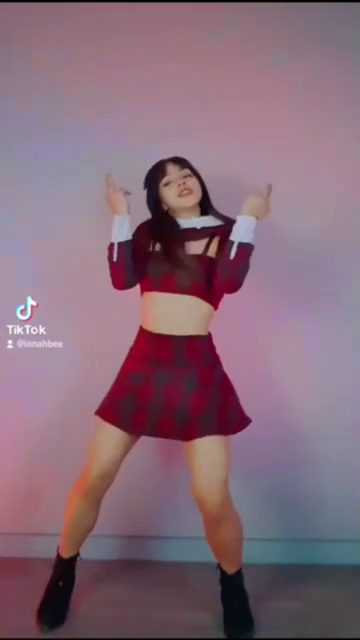
#> input picture frame 69 of Video_Dataset/Psycho_original.mp4, 360 x 640 px, given in place of Lisa2.mp4, which was not available
$ jupyter execute --allow-errors 'Experiment Code_Project.ipynb'   (text cells are left out)
#> lines starting #> are read from the running program, lines starting #| are printed output that depends on the picture; pictures that were not available may be replaced by others from this repository, and a replacement may not be noted
[cell 1]
import numpy as np
import cv2
import time
import mediapipe as mp
import datetime
import statistics as stat
from ffpyplayer.player import MediaPlayer

mp_drawing = mp.solutions.drawing_utils
mp_pose = mp.solutions.pose

[cell 2]
# Define function for calculating Angle Difference

def calculate_angle(first,mid,end):
    a = np.array(first) # First
    b = np.array(mid) # Mid
    c = np.array(end) # End

    radians = np.arctan2(c[1]-b[1], c[0]-b[0]) - np.arctan2(a[1]-b[1], a[0]-b[0])
    angle = np.abs(radians*180.0/np.pi)

    if angle >180.0:
        angle = 360-angle

    return angle

[cell 3]
calculate_angle([1,1],[2,2],[3,4])

[cell 4]
# Define function for Cosine Similarity Distance

def calculate_cosinesim(source, test):

    a = np.matmul(np.transpose(source), test)
    b = np.sum(np.multiply(source, source))
    c = np.sum(np.multiply(test, test))

    return (a / (np.sqrt(b)*np.sqrt(c)))

[cell 5]
calculate_cosinesim([1,1],[2,2])

[cell 6]
# Define function Average Value

def average_value(value_list):

    average = sum(value_list)/len(value_list)

    return average

[cell 7]
# [11 lines of commented-out code are left out]

[cell 8]
mode = input("Do you want to record the result as a video? (Y/N): ").upper()
#> the answer given: y

while mode not in ('Y', 'N'):

    print('Wrong input!')
    mode = input("Do you want to record the result as a video? (Y/N): ").upper()

## Original dance
# bgv = cv2.VideoCapture("./Video_Dataset/Psycho_original.mp4")
# bgv = cv2.VideoCapture("./Video_Dataset/LoveDive_original.mp4")
bgv = cv2.VideoCapture("./Video_Dataset/AnySong_original.mp4")

# [21 lines of commented-out code are left out]
hmv = cv2.VideoCapture("./Video_Dataset/AnySong_Cover3.mp4")
# hmv = cv2.VideoCapture("./Video_Dataset/AnySong_Cover4.mp4")
# hmv = cv2.VideoCapture("./Video_Dataset/AnySong_Cover5.mp4")
# hmv = cv2.VideoCapture("./Video_Dataset/AnySong_Cover6.mp4")


x = datetime.datetime.now().replace(microsecond=0)


compare_collection = []
compare_collection_sim = []
s_nose1 = []
s_elbow_L1 = []
s_elbow_R1 = []
s_shoulder_L1 = []
s_shoulder_R1 = []
s_hip_L1 = []
s_hip_R1 = []
s_knee_L1 = []
s_knee_R1 = []
diff_n_all = []
diff_e_L_all = []
diff_e_R_all = []
diff_s_L_all = []
diff_s_R_all = []
diff_h_L_all = []
diff_h_R_all = []
diff_k_L_all = []
diff_k_R_all = []
list_percent = []
n = 1
frame_array = []
fps_list = []
timed = []
aver = []
cosim = []

#> (the rest of this cell did not finish here and is left out)

[cell 9]
# print(f'{fps_list}{list_percent}')
import pandas as pd
# list_of_tuples = list(zip(timed,aver))
# tabled = pd.DataFrame(list_of_tuples,columns = ['Timestamp','Similarity score'])

list_of_tuples = list(zip(timed,aver))
tabled = pd.DataFrame(list_of_tuples,columns = ['Timestamp','Cosine Similarity score'])

tabled
# aver_percent
# 'fps',fps_list

[cell 10]
99.71

#> (a cell that did not finish here is left out)

[cell 12]
import matplotlib.pyplot as plt
aver_d = list(tabled.loc[::20,'Cosine Similarity score'])
timed_d = list(tabled.loc[::20,'Timestamp'])

plt.plot(timed_d, aver_d)
plt.rcParams["figure.figsize"] = (20,5.5)
# plt.xticks(rotation=90)
plt.xticks(rotation=45, ha='right')
plt.title('Human Estimation Comparison')
plt.xlabel('Frame per Second in Video')
plt.ylabel('Similarity score')
plt.show()
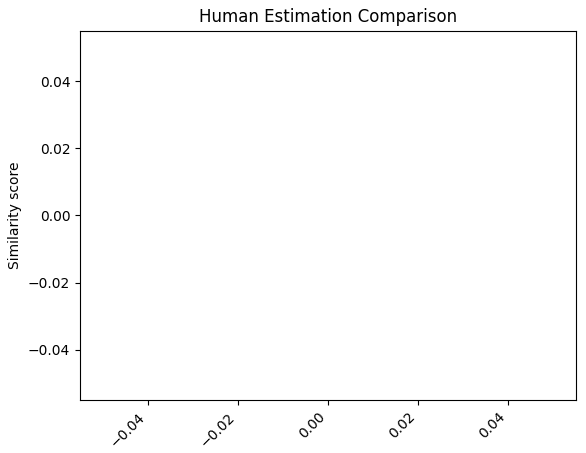
#> figure drawn by matplotlib, 1 panel

[cell 13]
import numpy as np
import cv2
import time

vdo = cv2.VideoCapture("./Lisa2.mp4")

if vdo.isOpened():
    print('Video file opened successfully.')
else:
    print('Error. Video file could not be opened.')

# frames per second ==> lower it to slow down the video
# fps = 10000

while vdo.isOpened():

    prevTime = time.time()
    ret, img = vdo.read()
#> img is the input picture: shape (640, 360, 3); mean B, G, R 120, 106, 133.6
    if not ret:
        print("Error, no image from video file")
        break

    rt = 0.65 # percent of original size
    w = int(img.shape[1] * rt)
#> w = 234
    h = int(img.shape[0] * rt)
#> h = 416
    img = cv2.resize(img, (w, h))
#> img: shape (416, 234, 3)

    img1 = cv2.cvtColor(img, cv2.COLOR_BGR2RGB)
    img2 = cv2.applyColorMap(img, cv2.COLORMAP_WINTER)
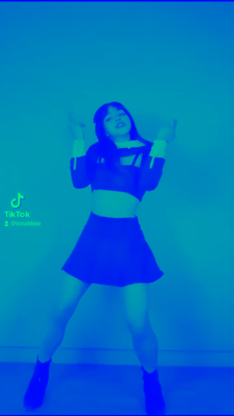
#> img2: shape (416, 234, 3); mean B, G, R 197.1, 115.8, 0
    img3 = img.copy()

    kernel = np.array([[-2, -2, -2],
                       [0, 0, 0],
                       [1, 1, 1]], dtype=np.float32)
    kernel = cv2.flip(kernel, flipCode=-1)
    top = bottom = kernel.shape[0] // 2
    left = right = kernel.shape[1] // 2
    src_pad = cv2.copyMakeBorder(img.copy(),
                                 top, bottom, left, right,
                                 cv2.BORDER_CONSTANT, value=0)
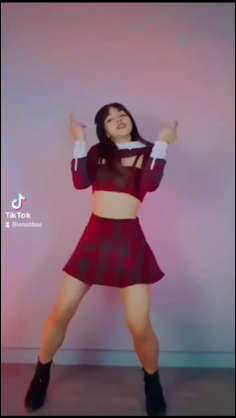
#> src_pad: shape (418, 236, 3); mean B, G, R 118.4, 104.5, 131.8
    dst = cv2.filter2D(src_pad, -1, kernel)
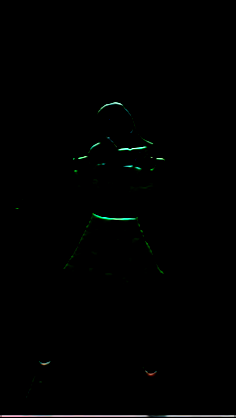
#> dst: shape (418, 236, 3); mean B, G, R 1.2, 1.5, 1
    img4 = dst[top:dst.shape[0]-bottom, left:dst.shape[1]-right]

    img5 = cv2.medianBlur(img, 7)

    gray_img = cv2.cvtColor(img, cv2.COLOR_BGR2GRAY)
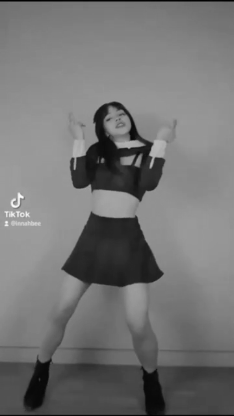
#> gray_img: shape (416, 234); min 1, max 251, mean 115.8
    thresh1 = 100
    thresh2 = 150
    canny = cv2.Canny(gray_img, thresh1, thresh2)
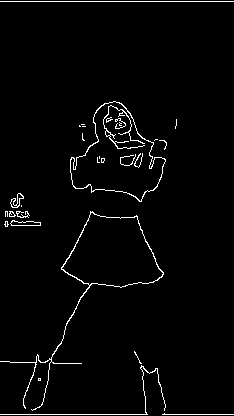
#> canny: shape (416, 234); 2.4% white in thin lines or dots
    img6 = cv2.cvtColor(canny, cv2.COLOR_GRAY2BGR)
#> img6: shape (416, 234, 3); 2.4% white in thin lines or dots

    result1 = np.hstack((img1, img2, img3))
    result2 = np.hstack((img4, img5, img6))
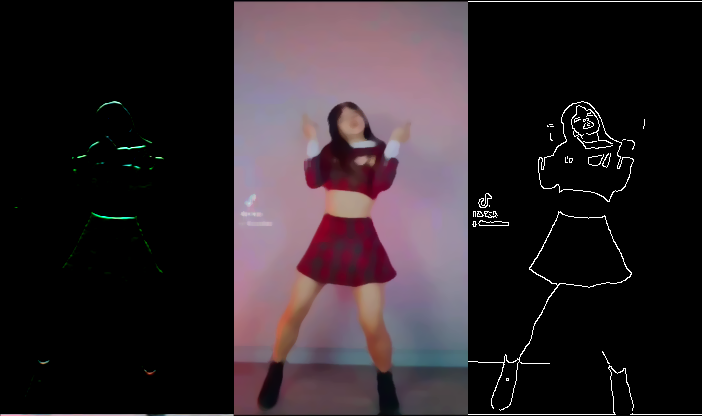
#> result2: shape (416, 702, 3); mean B, G, R 42.5, 37.9, 46.9
    result = np.vstack((result1, result2))
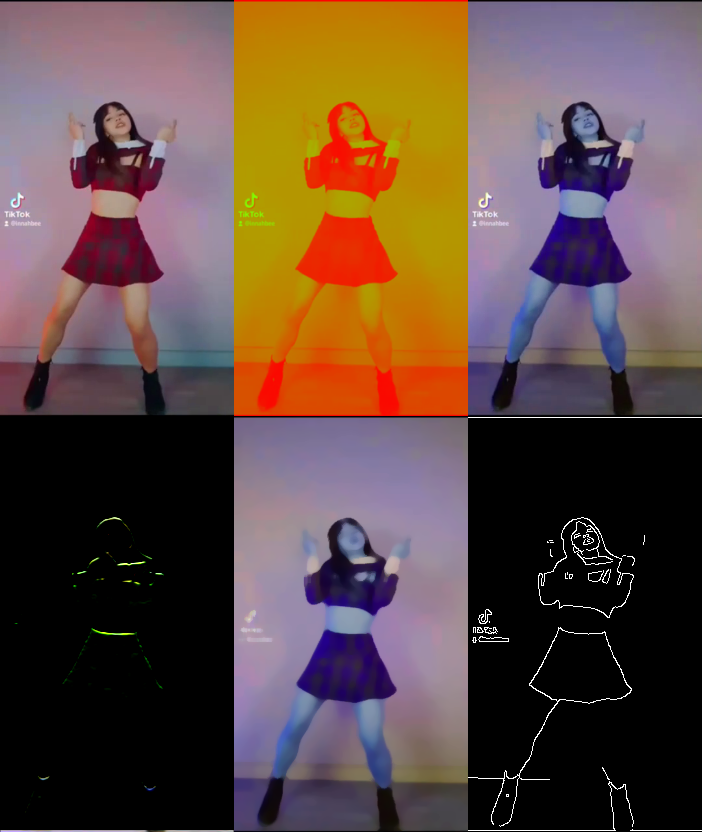
#> result: shape (832, 702, 3); mean R, G, B 96.3, 73.5, 65.7

    # to calculate FPS
    currTime = time.time()
    diff_sec = currTime - prevTime
    try :

        fps = 1 / diff_sec
        prevTime = currTime
        cv2.putText(result1, f'FPS: {int(fps)}', (65, 15), cv2.FONT_HERSHEY_PLAIN, 1, (0, 20, 255), 2)
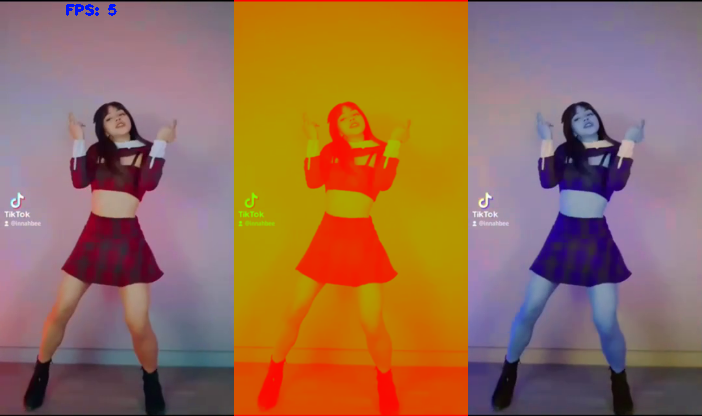
#> result1: shape (416, 702, 3); mean R, G, B 150.1, 109.1, 84.7
    except :
        pass
    cv2.imshow("1_Shiba", result)

    # time.sleep(1/fps)

    # Wait 1 millisecond for any key press
    if (cv2.waitKey(1)== 27):       # press ESC to quit
#> (key q is pressed here)
        break

cv2.destroyAllWindows() # close all windows
if vdo.isOpened():
    vdo.release()

[cell 14]
bgv = cv2.VideoCapture("./2_green_dancing.mp4")
hmv = cv2.VideoCapture("./2_green_dancing.mp4")

if bgv.isOpened() and hmv.isOpened() :
    print('Video file opened successfully.')
else:
    print('Error. Video file could not be opened.')

# frames per second ==> lower it to slow down the video
# fps = 10000
while True :
    ret1, frame1 = bgv.read()
    ret2, frame2 = hmv.read()

    # time.sleep(1/fps)
    rt = 0.7 # percent of original size
#     w = int(frame1.shape[1] * rt)
#     h = int(frame1.shape[0] * rt)
    whm = int(frame1.shape[1] * rt * 0.75)
#> whm = 188
    hhm = int(frame1.shape[0] * rt * 0.75)
#> hhm = 336
    bg = cv2.resize(frame1, (whm, hhm))
    hm = cv2.resize(frame2, (whm, hhm))

    result = np.hstack((bg,hm))
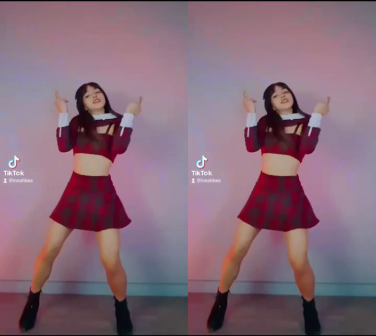
#> result: shape (336, 376, 3); mean B, G, R 120, 105.9, 133.6

    cv2.imshow("1_Shiba", result)
    # time.sleep(1/fps)

    # Wait 1 millisecond for any key press
    if (cv2.waitKey(1)== 27):       # press ESC to quit
#> (key q is pressed here)
        break

cv2.destroyAllWindows() # close all windows
if bgv.isOpened():
        bgv.release()
if hmv.isOpened():
        hmv.release()

[cell 15]
import numpy as np
import cv2
import time

bgv = cv2.VideoCapture("./lisa2.mp4")

if bgv.isOpened() :
    print('Video file opened successfully.')
else:
    print('Error. Video file could not be opened.')

# frames per second ==> lower it to slow down the video
# fps = 10000
# while cap.isOpened():
#     ret, frame = cap.read()

#> (the rest of this cell did not finish here and is left out)

[cell 16]
import numpy as np
import cv2
import time

bgv = cv2.VideoCapture("./2_green_dancing.mp4")
hmv = cv2.VideoCapture("./2_green_dancing.mp4")
# hmv = cv2.VideoCapture("./1_shiba.mp4")

if bgv.isOpened() and hmv.isOpened():
    print('Video file opened successfully.')
else:
    print('Error. Video file could not be opened.')

# frames per second ==> lower it to slow down the video
# fps = 10000
# while cap.isOpened():
#     ret, frame = cap.read()

#> (the rest of this cell did not finish here and is left out)

[cell 17]
# cap = cv2.VideoCapture(0)
hmv = cv2.VideoCapture("./Lisa2.mp4")
## Setup mediapipe instance

#> (the rest of this cell did not finish here and is left out)

[cell 18]
for lndmrk in mp_pose.PoseLandmark:

    print(lndmrk.value,lndmrk)

$ run again, starting later in the video
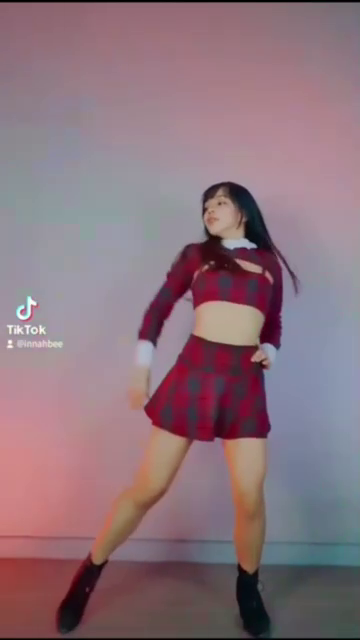
#> input picture frame 310 of Video_Dataset/Psycho_original.mp4, 360 x 640 px, given in place of Lisa2.mp4, which was not available
#> img is the input picture: shape (640, 360, 3); mean B, G, R 124.1, 115, 140
#> img: shape (416, 234, 3)
#> `canny = cv2.Canny(gray_img, thresh1, thresh2)`:
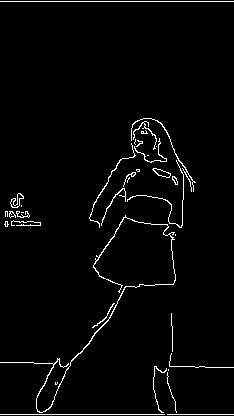
#> canny: shape (416, 234); 2.6% white in thin lines or dots
#> img6: shape (416, 234, 3); 2.6% white in thin lines or dots
#> `result = np.hstack((bg,hm))`:
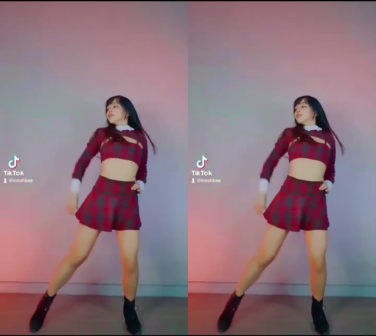
#> result: shape (336, 376, 3); mean B, G, R 124.1, 115, 139.9

$ run again, starting later in the video
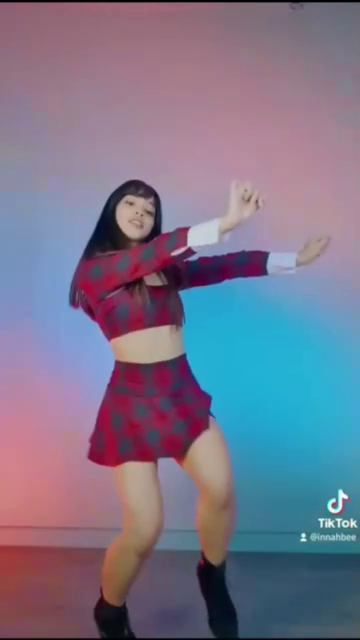
#> input picture frame 552 of Video_Dataset/Psycho_original.mp4, 360 x 640 px, given in place of Lisa2.mp4, which was not available
#> img is the input picture: shape (640, 360, 3); mean B, G, R 138.5, 117.3, 121.4
#> img: shape (416, 234, 3)
#> canny: shape (416, 234); 2.4% white in thin lines or dots
#> img6: shape (416, 234, 3); 2.4% white in thin lines or dots
#> `result = np.hstack((bg,hm))`:
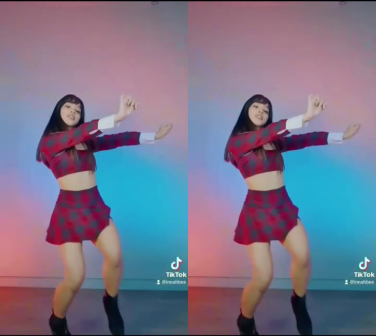
#> result: shape (336, 376, 3); mean B, G, R 138.4, 117.3, 121.4
